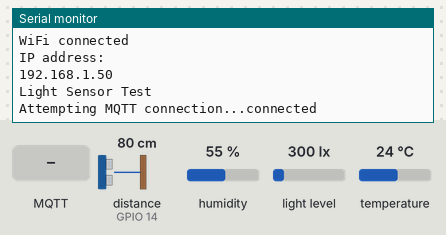
A sketch run on a simulated ESP8266 (NodeMCU). Parts: the last lines printed to the serial monitor. Wiring (inferred from the names in the program): ultrasonic range finder: trigger GPIO 12; echo GPIO 14. The test bench sets the inputs (shaded band); at power-on: distance to the obstacle (sensor on GPIO 14) 80 cm, humidity 55 %, light level 300 lx, temperature 24 °C. The echo pulse lasts 58.3 µs per cm; WiFi joins after 1.5 s; servers stay silent unless stated; no MQTT or app messages arrive unless stated.

Above: at 2.7 s.
2.8 s: MQTT message "1" arrives on the first subscribed topic
At 3.4 s:
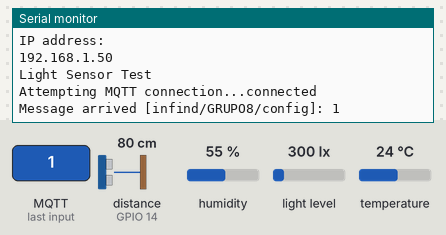
4.3 s: MQTT message "on" arrives on the first subscribed topic
At 4.7 s:
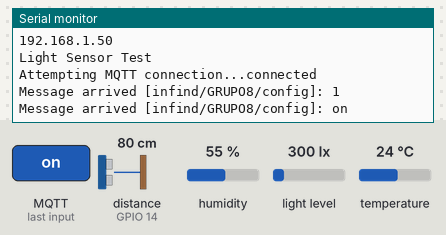
5.8 s: MQTT message "off" arrives on the first subscribed topic
At 7.0 s:
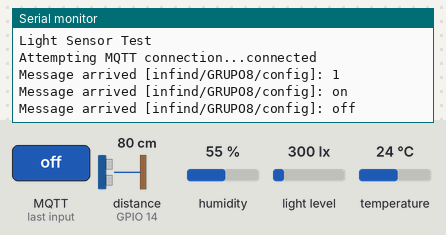

The sketch:

HC-SR04.ino
```cpp
#include <ESP8266WiFi.h>
#include <PubSubClient.h> //Librería para la conexion MQTT
#include "DHTesp.h" //Librería del sensor DHT para las temperatura, humedada, presion
#include <ArduinoJson.h> // Librería necesaria para la serialización/deserialización de msgs en JSON
#include <Wire.h>
#include <Adafruit_Sensor.h>
#include <Adafruit_TSL2561_U.h>

//------------------------------------------//
//---------------CONSTANTES-----------------//
//------------------------------------------//


// Línea necesaria para leer el voltaje Vcc observado en la entrada de alimentación
// ADC_MODE(ADC_VCC);
// Variable manejadora del sensor DHT
DHTesp dht;
Adafruit_TSL2561_Unified tsl = Adafruit_TSL2561_Unified(TSL2561_ADDR_FLOAT, 12345);

const int PIN_DHT11 = 16; //PIN de entrada de datos del sensor DHT11
const int trigPin = 12;   //PIN trigger sensor HC-SRO4
const int echoPin = 14;   //PIN echo sensor HC-SRO4


//------------------------------------------//
//---------------VARIABLES -----------------//
//------------------------------------------//

//----------Sensor HC-SR04------------//
//define sound velocity in cm/uS
#define SOUND_VELOCITY 0.034
#define CM_TO_INCH 0.393701

long duration;
float distanceCm;
int idHC = 0;

//-----------SENSOR TSL2561------------//
float lux;

//-----------SENSOR DHT11-------------//
float humidity;
float temperature;

//---------------WIFI-----------------//
const char* ssid = "silyconroom";
const char* password = "silyconhouse2019";
const char* mqtt_server = "192.168.1.163";
String IP;
float rssi;
float vcc;

//--------ENVIAR DATOS AL ENCENDER-----//
bool PrimeraVez = true;

//-------------FRECUENCIAS-------------//
//Variable que indica la frecuencia con la que se actualizan los datos
int Temp = 60000; //ms

//------------JSON A PUBLICAR----------//
// String de hasta 512 caracteres en el que almacenaremos la estructura JSON con los datos
// (sensores, Vcc, uptime)... a publicar
char sdatos[512];

char datos_prio[256];
// String de en el que almacenaremos la estructura JSON con el estado de la conexión para pub
char sconexion[256];


//----------------MQTT-----------------//
// Creamos una instancia de cliente MQTT de tipo WiFi asociada a client
WiFiClient espClient;
PubSubClient client(espClient);
// Hora (en ms) en la que publicamos el último msg
unsigned long lastMsg = 0;
unsigned long now = 0;
const char* mqqt_data = "casa/taller/data";
String mqqt_data_prio = "casa/taller/SensorPrioritarios";
const char* mqqt_data_config = "casa/taller/config";


//-----------------------------------------------------------------------FUNCIONES-------------------------------------------------------------------------//

//------------------------------------------//
//----------- FUNCIONES WIFI ---------------//
//------------------------------------------//
void setup_wifi();
void reconnect();


//------------------------------------------//
//---------------- MQTT --------------------//
//------------------------------------------//
void callback(char* topic, byte* payload, unsigned int length); //CALLBACK
void Send_data();

//------------------------------------------//
//------------ TOMA DE DATOS ---------------//
//------------------------------------------//
void dht11();
void esp_info();
void HC_Sensor();
void HC_Sensor_send_info();
void TSL_Sensor();

//------------------------------------------//
//---------------- CONTROL -----------------//
//------------------------------------------//
void HC_Sensor_state();

//------------------------------------------//
//-------------------SETUP------------------//
//------------------------------------------//
void setup()
{
  pinMode(trigPin, OUTPUT); // Sets the trigPin as an Output
  pinMode(echoPin, INPUT); // Sets the echoPin as an Input
  Serial.begin(115200);
  setup_wifi();
  dht.setup(PIN_DHT11, DHTesp::DHT11);
  client.setServer(mqtt_server, 1883);
  client.setCallback(callback);
  client.setBufferSize(512);      // Establecemos el tamaño del buffer para el manejo de msgs MQTT a 512 (msgs largos)
  Serial.println("Light Sensor Test");
  Serial.println("");

  /* Initialise the sensor */
  if(!tsl.begin())
  {
    Serial.print("No TSL2561 detected");
  }

  tsl.enableAutoRange(true);
  tsl.setIntegrationTime(TSL2561_INTEGRATIONTIME_13MS);
  Serial.println();

}

//------------------------------------------//
//--------------------LOOP------------------//
//------------------------------------------//

void loop()
{

  if (!client.connected()) {
    reconnect();
  }
  client.loop();
  if (now >= 4100000000)
  {
    Serial.println("RESET");
    ESP.restart();
  }

  HC_Sensor_state();
  //Serial.println("**");
  now = millis();

  if (now - lastMsg > Temp || PrimeraVez)
  {
    //Serial.println("ENVIO DATOS");
    PrimeraVez = false;
    dht11();
    TSL_Sensor();
    esp_info();
    Send_data();
    lastMsg = now;
  }
}

//----------------------------------------------------------------------------DECLARACION DE FUNCIONES-------------------------------------------------------------------------//

///////////////////////////////////////////
//----------------TSL2561----------------//
///////////////////////////////////////////
/**
   Toma los datos del sensor TSL2561
*/
void TSL_Sensor()
{
  /* Get a new sensor event */
  sensors_event_t event;
  tsl.getEvent(&event);

  /* Display the results (light is measured in lux) */
  if (event.light)
  {
    lux = event.light;
    //Serial.print(event.light);
    //Serial.println(" lux");
  }
  else
  {
    lux = 0;
    //Serial.println("Sensor overload");
  }
}
///////////////////////////////////////////
//----------------HC-SR04----------------//
///////////////////////////////////////////
/**
   Toma los datos del sensor HC-SRO4
*/
void HC_Sensor() {
  // Clears the trigPin
  digitalWrite(trigPin, LOW);
  delayMicroseconds(2);
  // Sets the trigPin on HIGH state for 10 micro seconds
  digitalWrite(trigPin, HIGH);
  delayMicroseconds(5);
  digitalWrite(trigPin, LOW);

  // Reads the echoPin, returns the sound wave travel time in microseconds
  duration = pulseIn(echoPin, HIGH);

  // Calculate the distance
  distanceCm = duration * SOUND_VELOCITY / 2;

  // Prints the distance on the Serial Monitor
  //Serial.print("Distance (cm): ");
  //Serial.println(distanceCm);

}
/**
 * Envia la info leida por el sensor
 */
void HC_Sensor_send_info()
{
  String channel_data = mqqt_data_prio + "/HCSR04";
  StaticJsonDocument<512> datos;
  // Creamos el objeto anidado dht11, perteneciente a la estructura JSON datos
  JsonObject hc = datos.createNestedObject("HC-SR04");
  hc["ID"] = idHC;
  JsonObject debug = datos.createNestedObject("DEBUG");
  //El campo Uptime es el número de ms desde que se inició la placa
  debug["Uptime"] = now;
  serializeJson(datos, datos_prio);
  client.publish(channel_data.c_str(), datos_prio);
}
/**
   Checkea los tiempos de "pulsacion"
*/
void HC_Sensor_state()
{
  HC_Sensor();
  if (distanceCm <= 20)
  {
    idHC = 1;
  }
  else if (distanceCm >= 21 && distanceCm <= 80)
  {
    idHC = 2;
  }
  //Serial.print("ticks close: ");
  //Serial.println(Time_HC_close_old);
  //Serial.print("ticks far: ");
  //Serial.println(Time_HC_far_old);
  if(idHC != 0)
  {
    HC_Sensor_send_info();
    idHC = 0;
  }

}

///////////////////////////////////////////
//---------------ESP INFO----------------//
///////////////////////////////////////////
/**
   Lee la información de la esp
*/
void esp_info()
{
  // Leemos el voltaje Vcc observado en la entrada de alimentación y lo pasamos a V
  vcc = ESP.getVcc() / 1000.0;
  // Obtenemos el RSSI de la conexión WiFi
  rssi = WiFi.RSSI();
  // Obtenemos la IP del router al que estamos conectados. Esa función me devuelve un
  // valor de tipo IPAddress -> lo pasamos a string
  IP = WiFi.localIP().toString();
}

///////////////////////////////////////////
//-----------------DHT11-----------------//
///////////////////////////////////////////
/**
   Lee los datos del sensor dht11
*/
void dht11()
{
  // Leemos los datos del sensor
  delay(dht.getMinimumSamplingPeriod());
  humidity = dht.getHumidity();
  temperature = dht.getTemperature();
}


///////////////////////////////////////////
//---------------SEND DATA---------------//
///////////////////////////////////////////
/**
   Envia los datos de los sensores NO prioritarios como el DHT11, WIFI, etc.
*/
void Send_data()
{
  // Formateamos los datos a publicar en la estructura JSON datos
  StaticJsonDocument<512> datos;

  JsonObject debug = datos.createNestedObject("DEBUG");
  //El campo Uptime es el número de ms desde que se inició la placa
  debug["Uptime"] = now;
  debug["Vcc"] = vcc;

  // Creamos el objeto anidado dht11, perteneciente a la estructura JSON datos
  JsonObject dht11 = datos.createNestedObject("DHT11");
  dht11["Temperatura"] = temperature;
  dht11["Humedad"] = humidity;

  // Creamos el objeto anidado TSL2561, perteneciente a la estructura JSON datos
  JsonObject TSL = datos.createNestedObject("TSL2561");
  TSL["Lux"] = lux;

  // Creamos el objeto anidado wifi, perteneciente a la estructura JSON datos
  JsonObject wifi = datos.createNestedObject("WiFi");
  wifi["SSId"] = ssid;
  wifi["IP"] = IP;
  wifi["RSSI"] = rssi;

  // Serializamos la estructura JSON datos en el string sdatos y lo publicamos
  serializeJson(datos, sdatos);
  client.publish(mqqt_data, sdatos);
}

///////////////////////////////////////////
//--------------WIFI SETUP---------------//
///////////////////////////////////////////
/**
   Configuración wifi
*/
void setup_wifi()
{
  delay(10);

  Serial.println();
  Serial.print("Connecting to ");
  Serial.println(ssid);

  WiFi.mode(WIFI_STA);
  WiFi.begin(ssid, password);

  while (WiFi.status() != WL_CONNECTED) {
    delay(500);
    Serial.print(".");
  }

  randomSeed(micros());

  Serial.println("");
  Serial.println("WiFi connected");
  Serial.println("IP address: ");
  Serial.println(WiFi.localIP());
}

///////////////////////////////////////////
//---------------RECONECT----------------//
///////////////////////////////////////////
/**
   Reconecta en caso de desconexion
*/
void reconnect()
{
  while (!client.connected())
  {
    Serial.print("Attempting MQTT connection...");

    // En este caso, el clientId no es aleatorio, pero sigue siendo único porque contiene
    // el ChipId de nuestra placa. GetChipId devuelve un entero -> lo pasamos a string
    String clientId = "ESP8266Client-";
    clientId += String(ESP.getChipId()) ;

    // Formateamos el msg LWT en la estructura JSON conexion, que enviaremos al broker
    // al conectarnos (en la función conect)
    StaticJsonDocument<256> conexion;
    // Creamos la clave "online" y le asociamos el valor false. De esta forma, al ser un msg
    // LWT,cuando nos desconectemos abruptamente, se informará a los clientes que estén
    // suscritos al topic conexión de que el dispositivo no está conectado
    conexion["online"] = false;
    // Serializamos la estructura JSON conexion en el string sconexion y ya esta listo
    // para ser publicado (se publicará al llamar a connect())
    serializeJson(conexion, sconexion);

    // Intentamos conectarnos. Además del clientId, user y pass, le pasamos:
    // - el topic LWT: el msg LWT se enviará a los clientes que estén suscritos a este topic
    // - QoS: 2
    // - retain flag: true, para que este msg sustituya al msg retenido cuando se pierda la conex
    // - El msg LWT, que es el JSON {"online": false}
    if (client.connect(clientId.c_str()))//,null,null,"infind/GRUPO8/conexion",2,true,sconexion))
    {
      // Construimos ahora el msg retenido, que es el mismo que el LWT pero con online=true
      conexion["online"] = true;
      // Lo serializamos en sconexion
      serializeJson(conexion, sconexion);
      // Y lo publicamos en el topic /conexion con el retain flag puesto a true
      client.publish("infind/GRUPO8/conexion", sconexion, true);

      // Informamos por consola que nos hemos conectado
      Serial.println("connected");
      //Nos suscribimos al topic para obtener las configuraciones necesarias
      client.subscribe("infind/GRUPO8/config");

    }
    else
    {
      Serial.print("failed, rc=");
      Serial.print(client.state());
      Serial.println(" try again in 5 seconds");
      delay(5000);
    }
  }
}
///////////////////////////////////////////
//--------------CALL BACK----------------//
///////////////////////////////////////////
/**
   CALLBACK recive datos del servidos para cambir la configuracion
*/
void callback(char* topic, byte* payload, unsigned int length)
{
  // Reservo un espacio en memoria de longitud length+1 para copiar el msg recibido
  char *mensaje = (char *)malloc(length + 1);
  // Copio el msg recibido (payload) en el espacio reservado (mensaje)
  strncpy(mensaje, (char*)payload, length);

  Serial.print("Message arrived [");
  Serial.print(topic);
  Serial.print("]: ");
  // Mostramos el payload recibido caracter a caracter
  for (int i = 0; i < length; i++)
  {
    Serial.print((char)payload[i]);
  }
  Serial.println();

  // Comprobamos que el msg se ha recibido por el topic infind/GRUPO8/config

  if (strcmp(topic, mqqt_data_config) == 0)
  {
    // Creamos la estructura JSON root en la que deserializaremos el msg
    StaticJsonDocument<512> root;
    // Deserializamos el mensaje en root. Además, se guarda si ha habido un error
    DeserializationError error = deserializeJson(root, mensaje);

    // Si hubo un error, informo por pantalla de cuál es
    if (error)
    {
      Serial.print("Error, deserializeJson() failed: ");
      Serial.println(error.c_str());
    }
    // Si no hubo error,
    else
    {
      //...................................................//
      //.............FRECUENCIA ENVIO DE DATOS.............//
      //...................................................//
      //comprobamos si el objeto son los datos de la frecuencia de actualizacion
      // Compruebo si la estruct JSON root, contiene la clave frecuencia que estamos buscando

      if (root.containsKey("frecuencia"))
      {
        // Comprobamos que el valor de frecuencia está dentro del rango para un correcto funcionamiento
        if (root["frecuencia"] >= 2)
        {
          // Guardamos en la vble Temp el valor correspondiente a la clave "frecuencia"
          Temp = root["frecuencia"];
          Temp = Temp * 1000;
          // Indicamos por pantalla que hemos sido capaces de extraer el valor frecuencia del msg JSON
          Serial.print("Mensaje OK, frecuencia de envio de datos = ");
          Serial.println(Temp);
        }
        else
        {
          Serial.println("El valor de \"frecuencia de envio de datos\" recibido es un numero negativo");
        }

      }
      // Si no existe ninguna clave en root que se llame frecuencia, lo indicamos por consola
      else
      {
        Serial.print("Error : ");
        Serial.println("\"frecuencia de envio de datos\" key not found in JSON");
      }
    }

  }

}
```

Measured:
- after the input at 2.8 s, the serial monitor: prints a new line at once (image 1)
- after the input at 4.3 s, the serial monitor: prints a new line at once (image 2)
- after the input at 5.8 s, the serial monitor: prints a new line at once (image 3)
